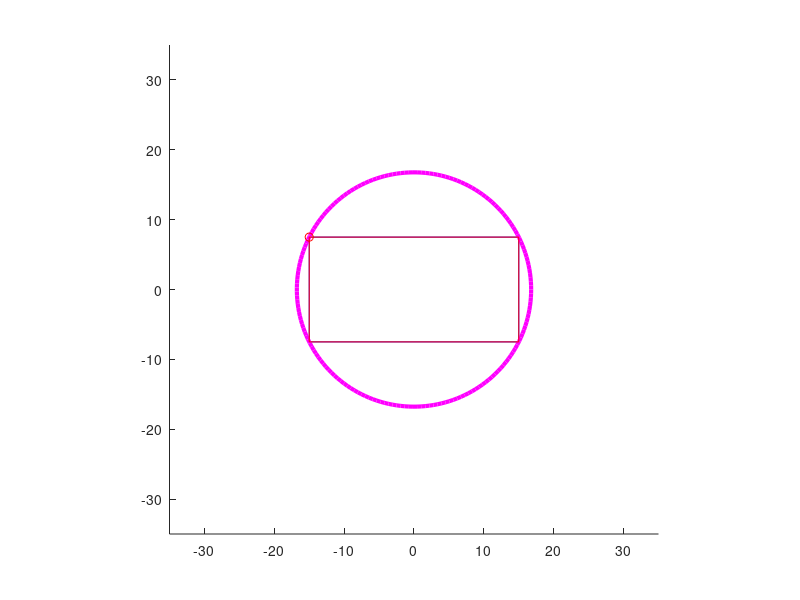

Write the MATLAB code that produced this figure. (Note: this script raises an error after producing the figure.)
close all;
clear all;
clc;
hold on;

pipe.length = 30;
pipe.width  = 15;
pipe.height = 100;
pipe.radius = 0;

outter_rectangle.length = pipe.length; %Main Edge
outter_rectangle.width  = pipe.width;
outter_rectangle.radius = pipe.radius;
segments = 180;

inner_rectangle.length = outter_rectangle.length / 2 - outter_rectangle.radius;
inner_rectangle.width  = outter_rectangle.width  / 2 - outter_rectangle.radius;

outter_points = [
        outter_rectangle.length / 2, outter_rectangle.width / 2; %RU
       -outter_rectangle.length / 2, outter_rectangle.width / 2; %LU
       -outter_rectangle.length / 2,-outter_rectangle.width / 2; %LD
        outter_rectangle.length / 2,-outter_rectangle.width / 2; %RD
];

inner_points = [
        inner_rectangle.length,  inner_rectangle.width; %RU
       -inner_rectangle.length,  inner_rectangle.width; %LU
       -inner_rectangle.length, -inner_rectangle.width; %LD
        inner_rectangle.length, -inner_rectangle.width; %RD
];

arc_points.right_up(:,1)   = inner_points(1,1) + outter_rectangle.radius * cos(linspace(0, pi/2, segments))';
arc_points.right_up(:,2)   = inner_points(1,2) + outter_rectangle.radius * sin(linspace(0, pi/2, segments))';

arc_points.left_up(:,1)    = inner_points(2,1) + outter_rectangle.radius * cos(linspace(pi/2, pi, segments))';
arc_points.left_up(:,2)    = inner_points(2,2) + outter_rectangle.radius * sin(linspace(pi/2, pi, segments))';

arc_points.left_down(:,1)  = inner_points(3,1) + outter_rectangle.radius * cos(linspace(pi, 3 * pi / 2, segments))';
arc_points.left_down(:,2)  = inner_points(3,2) + outter_rectangle.radius * sin(linspace(pi, 3 * pi / 2, segments))';

arc_points.right_down(:,1) = inner_points(4,1) + outter_rectangle.radius * cos(linspace(3 * pi / 2, 2 * pi, segments))';
arc_points.right_down(:,2) = inner_points(4,2) + outter_rectangle.radius * sin(linspace(3 * pi / 2, 2 * pi, segments))';

rectangle_points = [
    inner_points(1,1), inner_points(1,2) + outter_rectangle.radius;
    inner_points(2,1), inner_points(2,2) + outter_rectangle.radius;

    inner_points(2,1) - outter_rectangle.radius, inner_points(2,2);
    inner_points(3,1) - outter_rectangle.radius, inner_points(3,2);

    inner_points(3,1), inner_points(3,2) - outter_rectangle.radius;
    inner_points(4,1), inner_points(4,2) - outter_rectangle.radius;

    inner_points(4,1) + outter_rectangle.radius, inner_points(4,2);
    inner_points(1,1) + outter_rectangle.radius, inner_points(1,2);
];

axis equal;
max_limits = max(outter_rectangle.length, outter_rectangle.width) + 5;
axis([-max_limits, max_limits, -max_limits, max_limits]);

draw_rounded_rectangle = @(rectangle_points, arc_points, color) {
    plot(rectangle_points(1:2,1), rectangle_points(1:2,2) , color);
    plot(rectangle_points(3:4,1), rectangle_points(3:4,2) , color);
    plot(rectangle_points(5:6,1), rectangle_points(5:6,2) , color);
    plot(rectangle_points(7:8,1), rectangle_points(7:8,2) , color);

    plot(arc_points.right_up(:,1),   arc_points.right_up(:,2)   , color);
    plot(arc_points.left_up(:,1),    arc_points.left_up(:,2)    , color);
    plot(arc_points.left_down(:,1),  arc_points.left_down(:,2)  , color);
    plot(arc_points.right_down(:,1), arc_points.right_down(:,2) , color);
};

draw_rounded_rectangle(rectangle_points, arc_points, 'b');

alpha = linspace(0, 2 * pi, segments);
circle.radius = sqrt(outter_points(1,1)^2 + outter_points(1,2)^2);
circle.x = circle.radius * cos(alpha);
circle.y = circle.radius * sin(alpha);
plot(circle.x, circle.y, 'm', 'LineWidth', 3);

rot_rectangle_points = rectangle_points;
rot_arc_points = arc_points;

handle_up    = plot(rot_rectangle_points(1:2,1), rot_rectangle_points(1:2,2) , 'r');
handle_left  = plot(rot_rectangle_points(3:4,1), rot_rectangle_points(3:4,2) , 'r');
handle_down  = plot(rot_rectangle_points(5:6,1), rot_rectangle_points(5:6,2) , 'r');
handle_right = plot(rot_rectangle_points(7:8,1), rot_rectangle_points(7:8,2) , 'r');

handle_right_up   = plot(rot_arc_points.right_up(:,1)  , rot_arc_points.right_up(:,2)   , 'r');
handle_left_up    = plot(rot_arc_points.left_up(:,1)   , rot_arc_points.left_up(:,2)    , 'r');
handle_left_down  = plot(rot_arc_points.left_down(:,1) , rot_arc_points.left_down(:,2)  , 'r');
handle_right_down = plot(rot_arc_points.right_down(:,1), rot_arc_points.right_down(:,2) , 'r');

laser.trail_1 = zeros(segments,2);
laser.trail_2 = zeros(segments,2);
laser.trail_3 = zeros(segments,2);
laser.trail_4 = zeros(segments,2);
laser.trail_5 = zeros(segments,2);
laser.trail_6 = zeros(segments,2);
laser.trail_7 = zeros(segments,2);
laser.trail_8 = zeros(segments,2);
laser.trail_9 = zeros(segments,2);

workpoints(1,1) = (rot_rectangle_points(1,1) + rot_rectangle_points(2,1)) / 2;
workpoints(1,2) =  rot_rectangle_points(1,2);

laser.trail_1(:,1) = linspace(workpoints(1,1), rot_rectangle_points(2,1), segments);
laser.trail_1(:,2) = workpoints(1,2) * ones(segments,1);

handle_laser = plot(laser.trail_1(1,1), laser.trail_1(1,2), 'ro');
for i = 1 : segments
    set(handle_laser, 'xdata', laser.trail_1(i,1), 'ydata', laser.trail_1(i,2));
    pause(0.01);
end

alpha = linspace(0, -pi / 2, segments);
temp_arc = rot_arc_points.left_up;
for i = 1 : segments
    laser.trail_2(i,:) = rotate_coord(temp_arc(i,:), alpha(1,i));
end

alpha = -pi/ 2 / segments;
rot_radians = alpha;
for i = 1 : segments
    rot_rectangle_points      = rotate_coord(rot_rectangle_points      , rot_radians);
    rot_arc_points.right_up   = rotate_coord(rot_arc_points.right_up   , rot_radians);
    rot_arc_points.left_up    = rotate_coord(rot_arc_points.left_up    , rot_radians);
    rot_arc_points.left_down  = rotate_coord(rot_arc_points.left_down  , rot_radians);
    rot_arc_points.right_down = rotate_coord(rot_arc_points.right_down , rot_radians);

    set(handle_up   , 'xdata', rot_rectangle_points(1:2,1), 'ydata', rot_rectangle_points(1:2,2));
    set(handle_left , 'xdata', rot_rectangle_points(3:4,1), 'ydata', rot_rectangle_points(3:4,2));
    set(handle_down , 'xdata', rot_rectangle_points(5:6,1), 'ydata', rot_rectangle_points(5:6,2));
    set(handle_right, 'xdata', rot_rectangle_points(7:8,1), 'ydata', rot_rectangle_points(7:8,2));

    set(handle_right_up  , 'xdata', rot_arc_points.right_up(:,1)  , 'ydata', rot_arc_points.right_up(:,2)   );
    set(handle_left_up   , 'xdata', rot_arc_points.left_up(:,1)   , 'ydata', rot_arc_points.left_up(:,2)    );
    set(handle_left_down , 'xdata', rot_arc_points.left_down(:,1) , 'ydata', rot_arc_points.left_down(:,2)  );
    set(handle_right_down, 'xdata', rot_arc_points.right_down(:,1), 'ydata', rot_arc_points.right_down(:,2) );

    set(handle_laser, 'xdata', laser.trail_2(i,1), 'ydata', laser.trail_2(i,2));

    drawnow;
end

